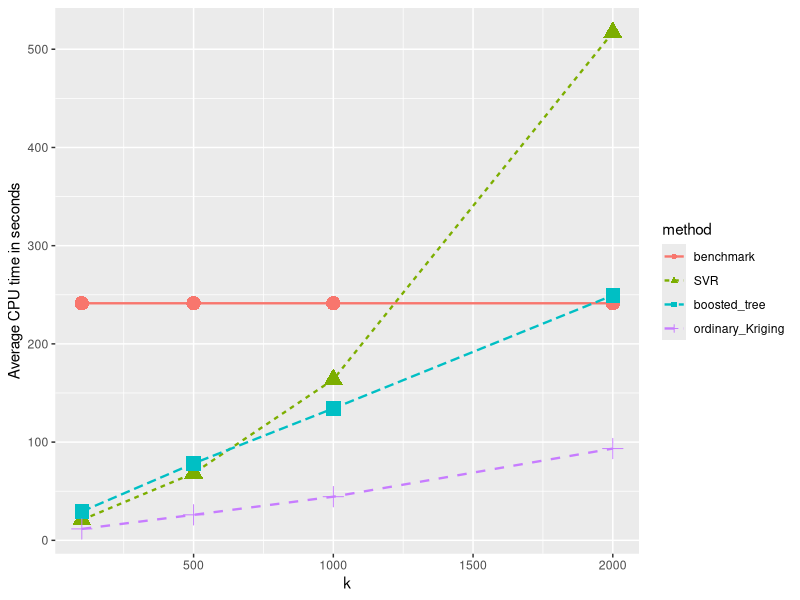
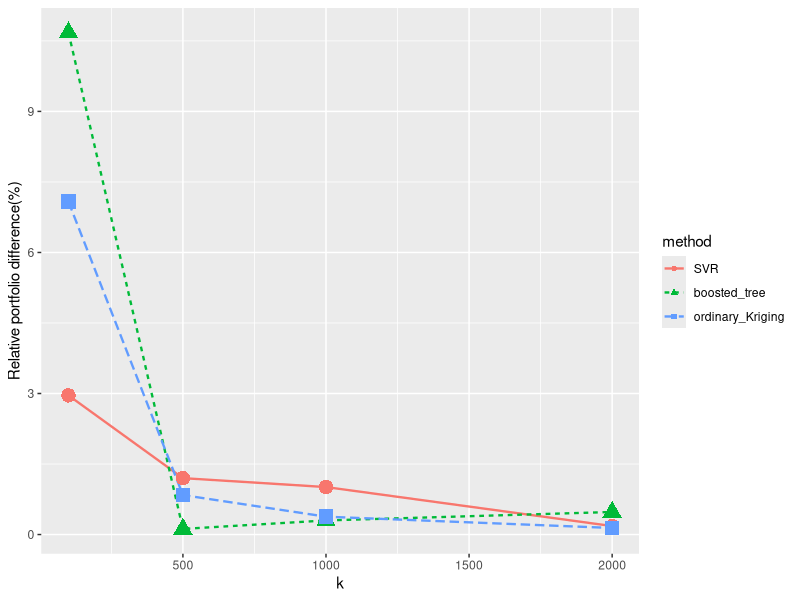
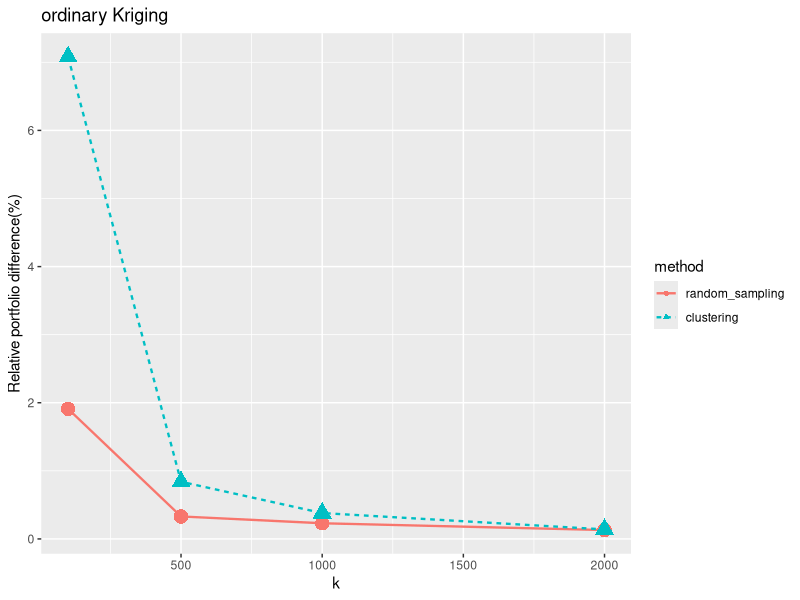
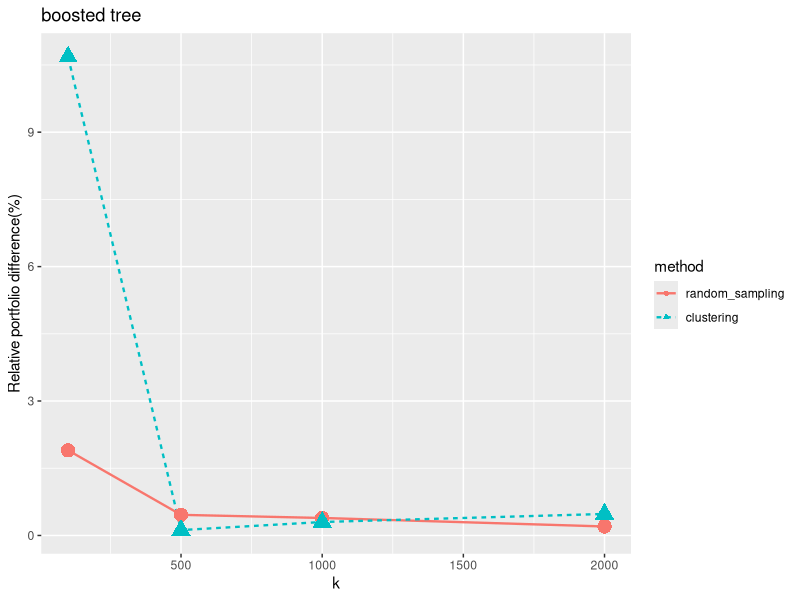
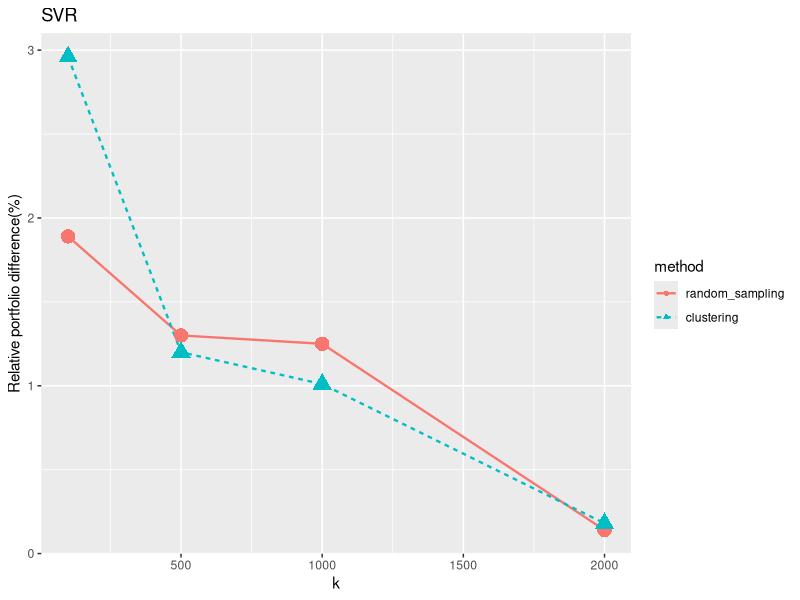
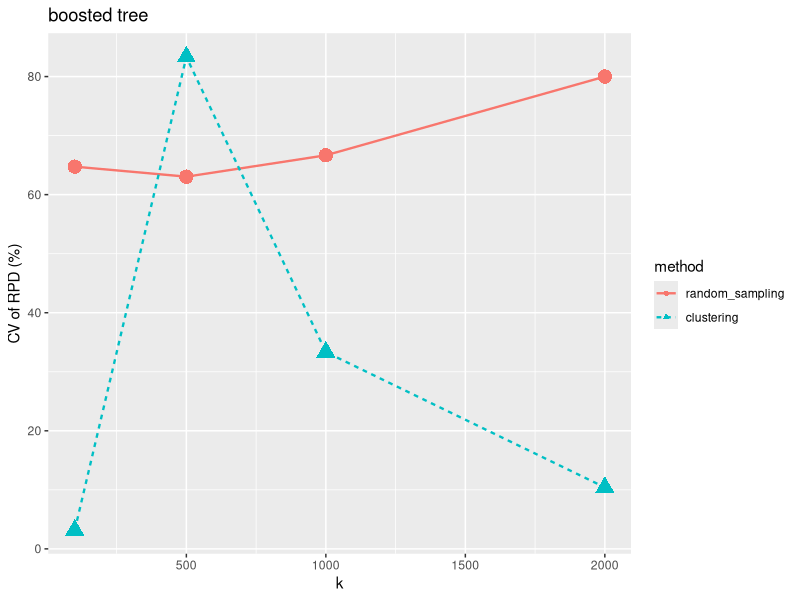
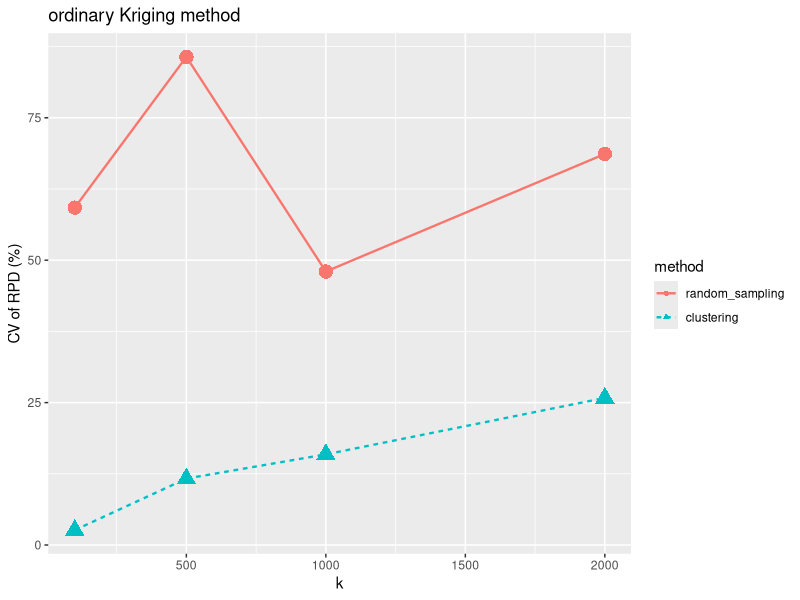
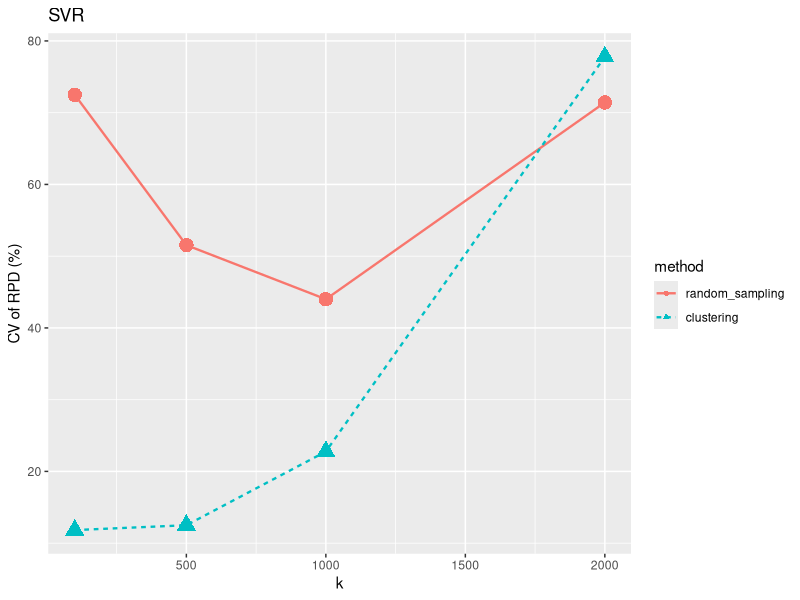

These charts were generated, in order, by the following R code:
library(ggplot2)
library(reshape2)

running_time <- data.frame(
		benchmark = rep(241.37,4),
		SVR = c(12.31,59.34,154.13,504.94)+c(8.50,8.93,9.64,12.17),
		boosted_tree = c(20.86,69.37,124.66,237.24)+c(8.50,8.93,9.64,12.17),
		ordinary_Kriging = c( 3.11,17.03,34.78,81.24)+c(8.50,8.93,9.64,12.17),
		k = c(100,500,1000,2000))



plotting_data <- melt(running_time, id="k",value.name="time",variable.name="method")
ggplot(data=plotting_data,
       aes(x=k, y=time, colour=method,linetype = method)) +
       geom_line(lwd = 0.8)+
       geom_point(aes(shape=method,size=2))+
       ylab("Average CPU time in seconds")+
       scale_size(guide='none')


RPD <- data.frame(
		SVR = c(2.96,1.20,1.01,0.18),
		boosted_tree = c(10.68,0.12,0.30,0.48),
		ordinary_Kriging = c(7.08,0.84,0.38,0.14),
		k = c(100,500,1000,2000))

plotting_data <- melt(RPD, id="k",value.name="rpd",variable.name="method")
ggplot(data=plotting_data,
       aes(x=k, y=rpd, colour=method,linetype = method)) +
       geom_line(lwd = 0.8)+
       geom_point(aes(shape=method,size=2))+
       ylab("Relative portfolio difference(%)")+
       scale_size(guide='none')



RPD <- data.frame(
      random_sampling = c(1.91,0.33,0.23,0.13),
      clustering = c(7.08,0.84,0.38,0.14),   
       k = c(100,500,1000,2000))

plotting_data <- melt(RPD, id="k",value.name="rpd",variable.name="method")
ggplot(data=plotting_data,
       aes(x=k, y=rpd, colour=method,linetype = method)) +
       geom_line(lwd = 0.8)+
       geom_point(aes(shape=method,size=2))+
       ylab("Relative portfolio difference(%)")+
       scale_size(guide='none')+
       ggtitle("ordinary Kriging")


RPD <- data.frame(
      random_sampling = c(1.90,0.46,0.39,0.20),
      clustering = c(10.68,0.12,0.30,0.48),   
       k = c(100,500,1000,2000))

plotting_data <- melt(RPD, id="k",value.name="rpd",variable.name="method")
ggplot(data=plotting_data,
       aes(x=k, y=rpd, colour=method,linetype = method)) +
       geom_line(lwd = 0.8)+
       geom_point(aes(shape=method,size=2))+
       ylab("Relative portfolio difference(%)")+
       scale_size(guide='none')+
       ggtitle("boosted tree")



RPD <- data.frame(
      random_sampling = c(1.89,1.30,1.25,0.14),
      clustering = c(2.96,1.20,1.01,0.18),   
       k = c(100,500,1000,2000))

plotting_data <- melt(RPD, id="k",value.name="rpd",variable.name="method")
ggplot(data=plotting_data,
       aes(x=k, y=rpd, colour=method,linetype = method)) +
       geom_line(lwd = 0.8)+
       geom_point(aes(shape=method,size=2))+
       ylab("Relative portfolio difference(%)")+
       scale_size(guide='none')+
       ggtitle("SVR")


RPD <- data.frame(
      random_sampling = c(1.23,0.29,0.26,0.16)/c(1.90,0.46,0.39,0.20)*100,
      clustering = c(0.34,0.10,0.10,0.05)/c(10.68,0.12,0.30,0.48)*100,   
       k = c(100,500,1000,2000))

plotting_data <- melt(RPD, id="k",value.name="rpd",variable.name="method")
ggplot(data=plotting_data,
       aes(x=k, y=rpd, colour=method,linetype = method)) +
       geom_line(lwd = 0.8)+
       geom_point(aes(shape=method,size=2))+
       ylab("CV of RPD (%)")+
       scale_size(guide='none')+
       ggtitle("boosted tree")





RPD <- data.frame(
      random_sampling = c(59.22,85.69,48.01,68.65),
      clustering = c(2.62,11.66,15.91,25.82),   
       k = c(100,500,1000,2000))

plotting_data <- melt(RPD, id="k",value.name="rpd",variable.name="method")
ggplot(data=plotting_data,
       aes(x=k, y=rpd, colour=method,linetype = method)) +
       geom_line(lwd = 0.8)+
       geom_point(aes(shape=method,size=2))+
       ylab("CV of RPD (%)")+
       scale_size(guide='none')+
       ggtitle("ordinary Kriging method")



RPD <- data.frame(
      random_sampling = c(1.37,0.67,0.55,0.10)/c(1.89,1.30,1.25,0.14)*100,
      clustering = c(0.35,0.15,0.23,0.14)/c(2.96,1.20,1.01,0.18)*100,   
       k = c(100,500,1000,2000))

plotting_data <- melt(RPD, id="k",value.name="rpd",variable.name="method")
ggplot(data=plotting_data,
       aes(x=k, y=rpd, colour=method,linetype = method)) +
       geom_line(lwd = 0.8)+
       geom_point(aes(shape=method,size=2))+
       ylab("CV of RPD (%)")+
       scale_size(guide='none')+
       ggtitle("SVR")


